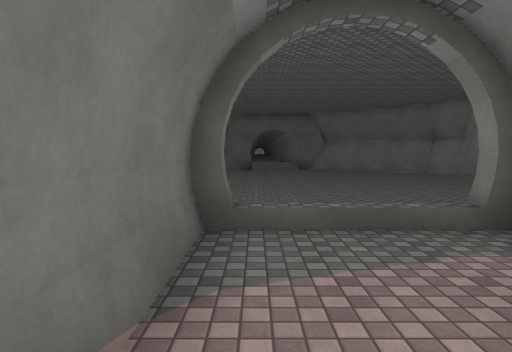
View 1 (above)

15 first-person views from a walk through a Unity game level. The camera is 1.5 m above the floor, tilts 4° down and sees 75° across. The floor is counted in squares, 2 m on a side. Each view is taken from the middle of a square. On the plan, view 1 faces up. The plan holds only what a view shows up to about 11 squares ahead; the rest is blank. The place goes on beyond the plan. The player character is not drawn. Surface patterns are stand-ins for the level's own textures.

View 2
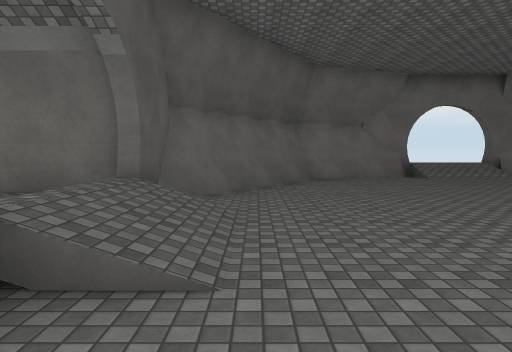

View 3
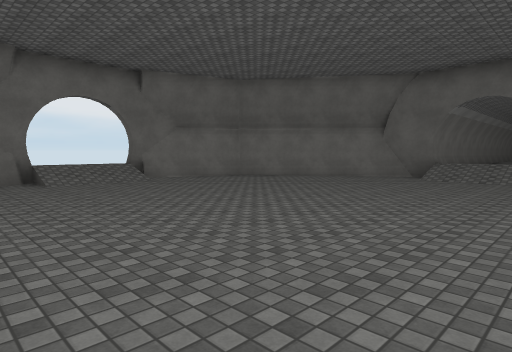

View 4
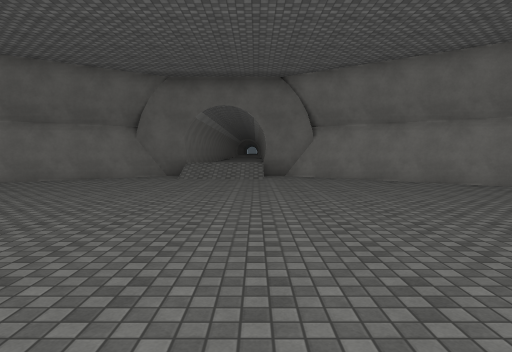

View 5
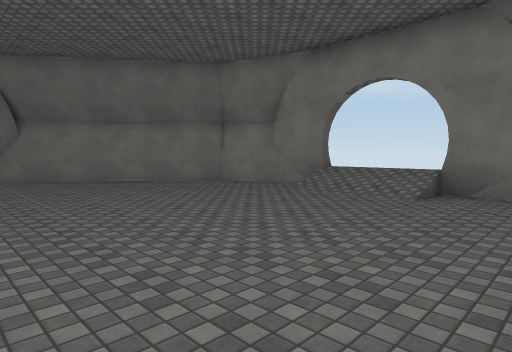

View 6
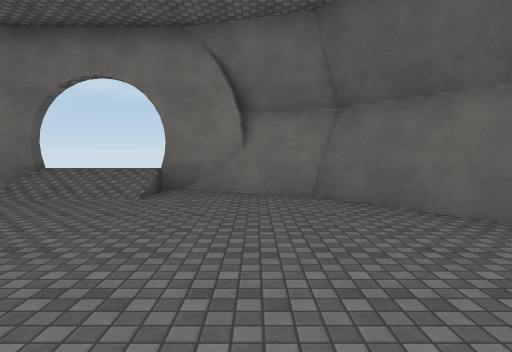

View 7
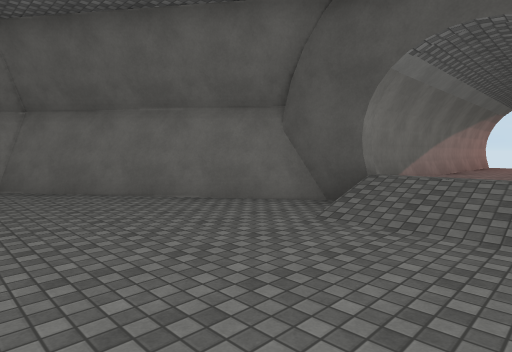

View 8
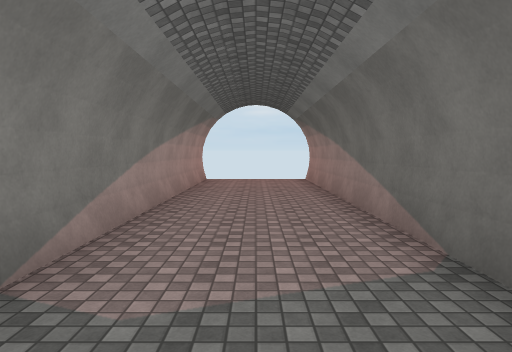

View 9
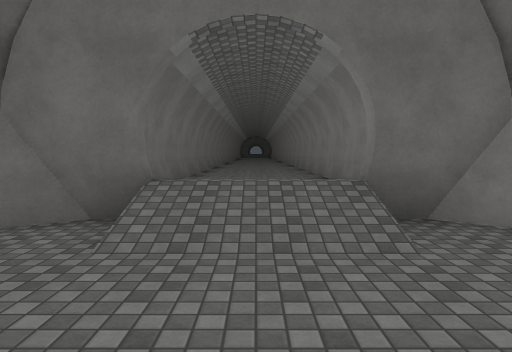

View 10
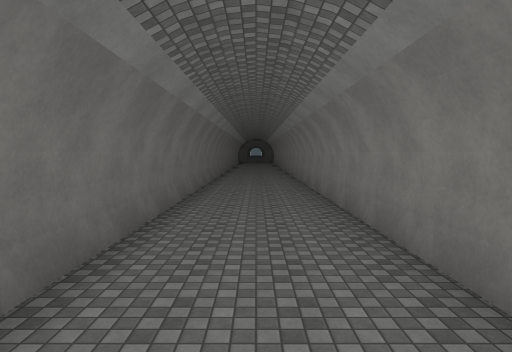

View 11
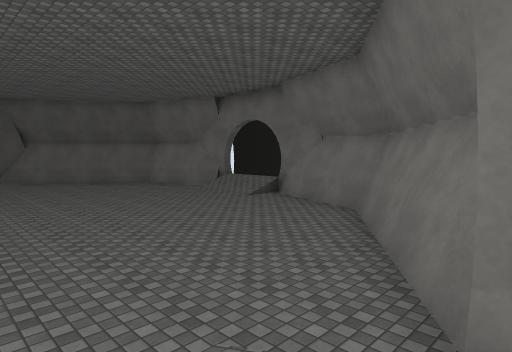

View 12
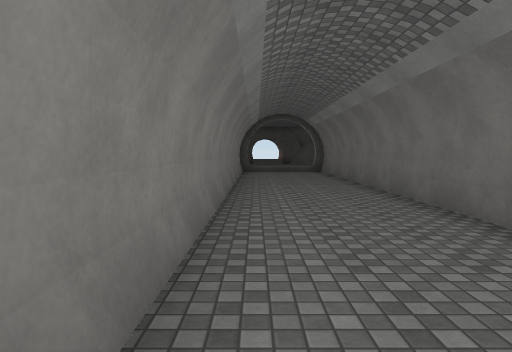

View 13
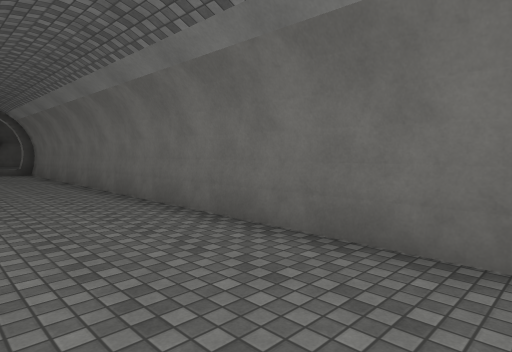

View 14
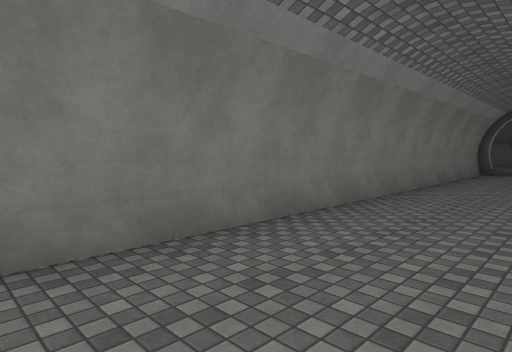

View 15
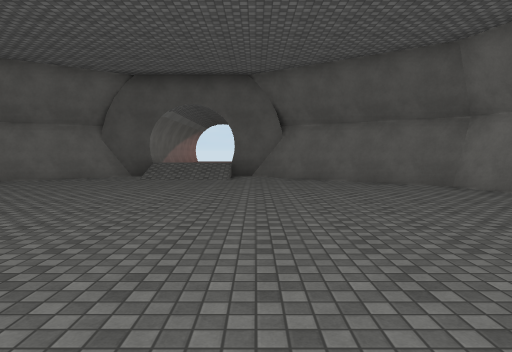

### Floor plan
Key: @ floor where view 1 was taken; # wall or solid block; x gap in a wall; . main floor; : floor 0.5 m higher than the main floor; / step, stairs or slope.
Columns run from 7 left of view 1 to 9 right of it. Each row starts with its distance up from view 1.
 32       #:::#
 31       #:::#
 30       #:::#
 29       #:::#
 28       #:::#
 27       #:::#
 26       #:::#
 25       #:::#
 24       #:::#
 23       #:::#
 22       #:::#
 21       #:::#
 20       #:::#
 19      ##///##
 18    ###.///.###
 17   ##.........##
 16  ##...........##
 15  #.............##
 14 ##..............#
 13 #/..............#
 12  /............./
 11  /............./
 10 x/............./x
  9 ##..............#
  8  #.............##
  7  #.............#
  6  ##...........##
  5   ###.......###
  4     ##.///.##
  3      ##///##
  2       #:::#
  1       #:::#
  0       #@::#
 -1       #:::#
 -2       #:::#
 -3       #:::#
 -4       #:::#
 -5       #:::#
 -6       x:::x

Positions as (right, up) in squares from view 1, and headings:
1: (0, 0), facing up
2: (4, 5), facing left
3: (3, 8), facing up-left
4: (2, 8), facing up
5: (2, 8), facing up-right
6: (2, 8), facing right
7: (0, 8), facing down-right
8: (1, 4), facing down
9: (1, 15), facing up
10: (1, 19), facing up
11: (1, 19), facing down-left
12: (2, 32), facing down
13: (2, 32), facing down-left
14: (0, 32), facing down-right
15: (-1, 14), facing down
